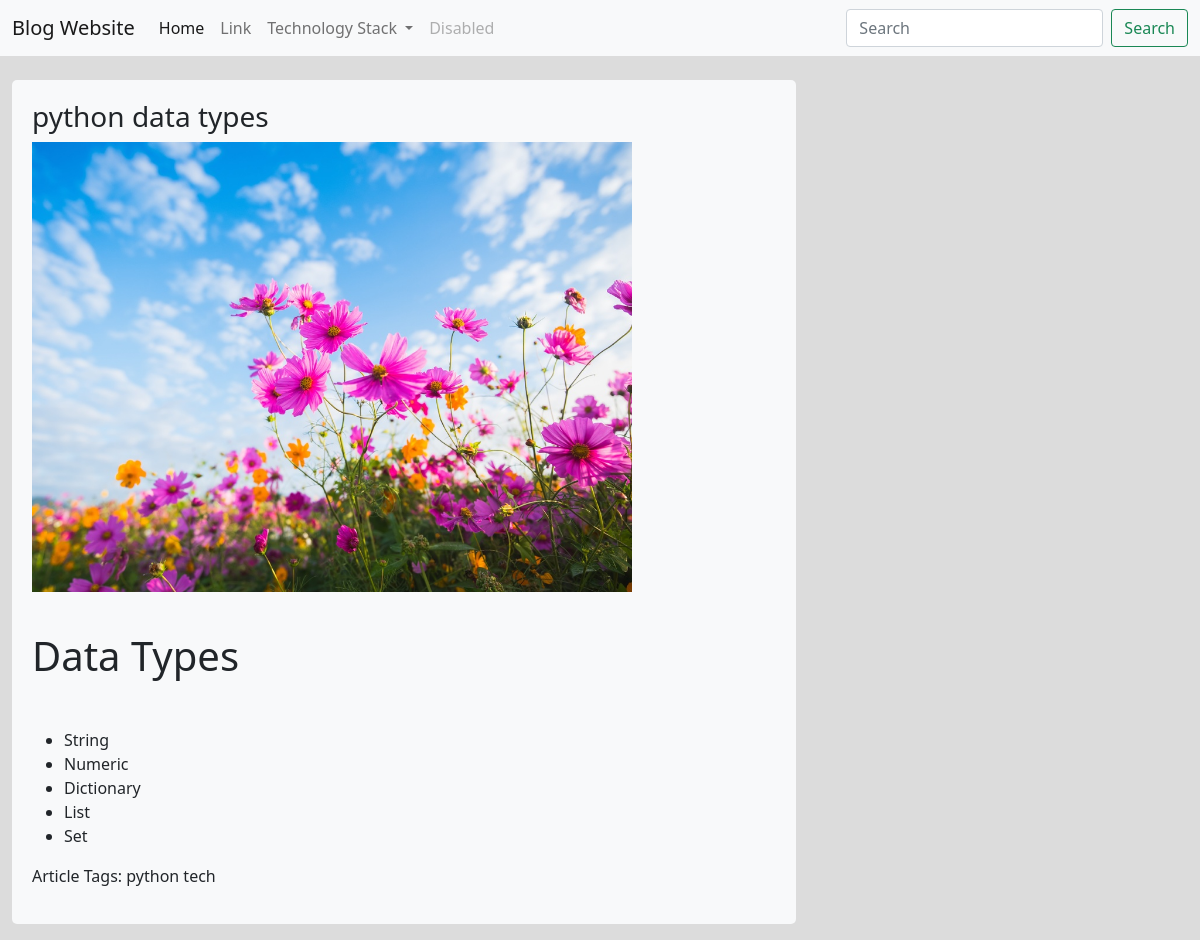
/python-data-types, run on the app's committed database.
### project/models.py (models this page shows, shortened)
class Post(models.Model):
    technology = models.CharField(max_length=100, default='', null=False)
    author = models.ForeignKey(User, on_delete=models.CASCADE, default='')
    post_category = models.ForeignKey(
        Category, on_delete=models.CASCADE, default='')
    created_on = models.DateTimeField(auto_now_add=True, blank=True)
    updated_on = models.DateTimeField(auto_now=True, blank=True)
    title = models.CharField(max_length=100, default='', null=False)
    description = RichTextUploadingField(default='',null=False)
    slug = models.SlugField(null=False, unique=True, default='')
    status = models.IntegerField(choices=STATUS, default=0)
    img = models.ImageField(upload_to='images/')
    class Meta:
        ordering = ['-created_on']

### project/views.py (the view)
# urls.py: path('<slug:slug>',views.post_details,name='post_details'),
def post_details(request,slug):
    get_post=Post.objects.get(slug=slug)
    return render(request,'project/post_details.html',{'get_post':get_post})

### project/templates/project/post_details.html
{% extends "project/base.html" %}
{% block content %}
<div class="row">
    <div class="col-md-12">
        <h3>{{get_post.title}}
        </h3>
    </div>
</div>
<div class="row">
    <div class="col-md-12">
        <img src="/media/{{ get_post.img }}" width="600",height="600"><br><br>
        <p>{{get_post.description | safe }}
        </p>
        <p>
            Article Tags: {{get_post.technology}}
        </p>
    </div>
</div>
{% endblock %}

### project/templates/project/base.html (style rules this page uses)
body { background-color: gainsboro; }

### data on the page
Post: title "python data types", img (picture), description "Data Types String Numeric Dictionary List Set", technology "python tech"
